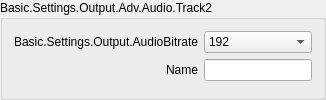
                             <widget class="QGroupBox" name="groupBox_25">
                              <property name="sizePolicy">
                               <sizepolicy hsizetype="Preferred" vsizetype="Maximum">
                                <horstretch>0</horstretch>
                                <verstretch>0</verstretch>
                               </sizepolicy>
                              </property>
                              <property name="title">
                               <string>Basic.Settings.Output.Adv.Audio.Track2</string>
                              </property>
                              <layout class="QFormLayout" name="formLayout_43">
                               <property name="fieldGrowthPolicy">
                                <enum>QFormLayout::AllNonFixedFieldsGrow</enum>
                               </property>
                               <property name="labelAlignment">
                                <set>Qt::AlignRight|Qt::AlignTrailing|Qt::AlignVCenter</set>
                               </property>
                               <item row="0" column="0">
                                <widget class="QLabel" name="label_92">
                                 <property name="minimumSize">
                                  <size>
                                   <width>170</width>
                                   <height>0</height>
                                  </size>
                                 </property>
                                 <property name="text">
                                  <string>Basic.Settings.Output.AudioBitrate</string>
                                 </property>
                                 <property name="alignment">
                                  <set>Qt::AlignRight|Qt::AlignTrailing|Qt::AlignVCenter</set>
                                 </property>
                                 <property name="buddy">
                                  <cstring>advOutTrack2Bitrate</cstring>
                                 </property>
                                </widget>
                               </item>
                               <item row="0" column="1">
                                <widget class="QComboBox" name="advOutTrack2Bitrate_3">
                                 <property name="currentIndex">
                                  <number>8</number>
                                 </property>
                                 <item>
                                  <property name="text">
                                   <string>32</string>
                                  </property>
                                 </item>
                                 <item>
                                  <property name="text">
                                   <string>48</string>
                                  </property>
                                 </item>
                                 <item>
                                  <property name="text">
                                   <string>64</string>
                                  </property>
                                 </item>
                                 <item>
                                  <property name="text">
                                   <string>80</string>
                                  </property>
                                 </item>
                                 <item>
                                  <property name="text">
                                   <string>96</string>
                                  </property>
                                 </item>
                                 <item>
                                  <property name="text">
                                   <string>112</string>
                                  </property>
                                 </item>
                                 <item>
                                  <property name="text">
                                   <string>128</string>
                                  </property>
                                 </item>
                                 <item>
                                  <property name="text">
                                   <string>160</string>
                                  </property>
                                 </item>
                                 <item>
                                  <property name="text">
                                   <string>192</string>
                                  </property>
                                 </item>
                                 <item>
                                  <property name="text">
                                   <string>256</string>
                                  </property>
                                 </item>
                                 <item>
                                  <property name="text">
                                   <string>320</string>
                                  </property>
                                 </item>
                                </widget>
                               </item>
                               <item row="1" column="0">
                                <widget class="QLabel" name="label_93">
                                 <property name="text">
                                  <string>Name</string>
                                 </property>
                                 <property name="buddy">
                                  <cstring>advOutTrack2Name</cstring>
                                 </property>
                                </widget>
                               </item>
                               <item row="1" column="1">
                                <widget class="QLineEdit" name="advOutTrack2Name_3"/>
                               </item>
                              </layout>
                             </widget>
